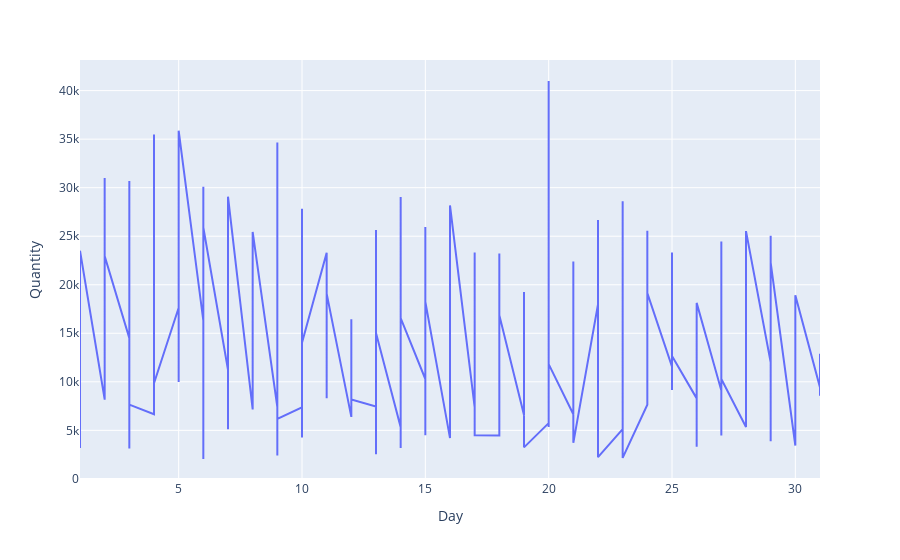

Write notebook code for a chart like this one.
### Code cell
fig6 = px.line(datauk, x='Day', y="Quantity")
fig6.show()
#??

### Figure 1 — Plotly figure (JSON) as saved in the notebook; plotly's stock layout.template omitted (floating-point values rounded to 4 significant figures; data arrays with more than 128 entries replaced by an {"elided": "..."} marker saying what was removed)
{"data": [{"hoverlabel": {"namelength": 0}, "hovertemplate": "Day=%{x}<br>Quantity=%{y}", "legendgroup": "", "line": {"color": "#636efa", "dash": "solid"}, "mode": "lines", "name": "", "showlegend": false, "type": "scatter", "x": {"elided": "305 int values"}, "xaxis": "x", "y": {"elided": "305 int values"}, "yaxis": "y"}], "layout": {"legend": {"tracegroupgap": 0}, "margin": {"t": 60}, "xaxis": {"anchor": "y", "domain": [0, 1], "title": {"text": "Day"}}, "yaxis": {"anchor": "x", "domain": [0, 1], "title": {"text": "Quantity"}}}}
